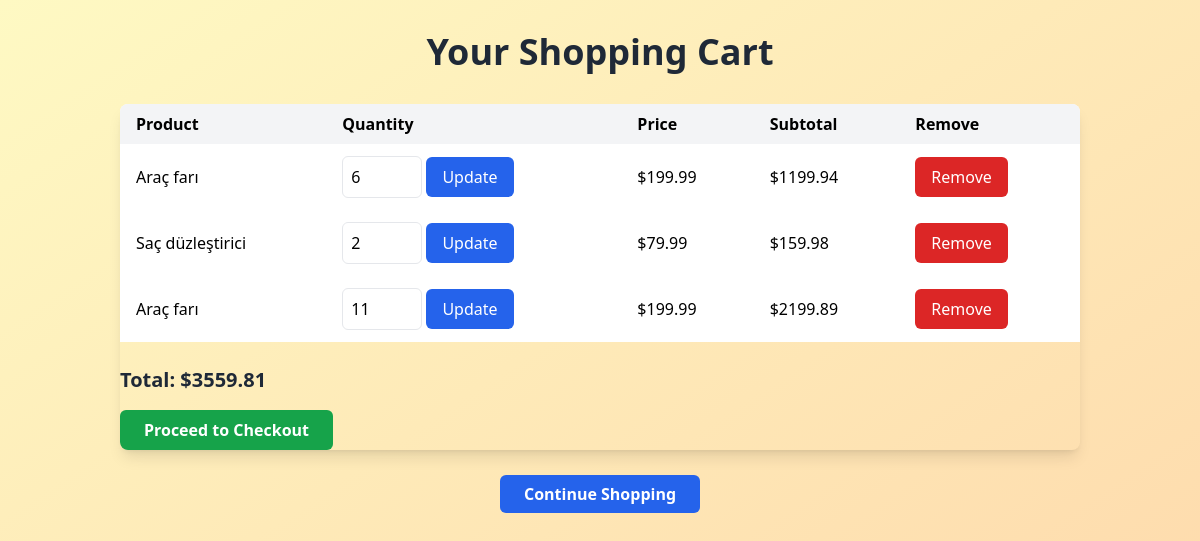
Page /cart/ on the committed database.
### store/models.py (models this page shows, shortened)
class Product(models.Model):
    CATEGORY_CHOICES = [
        ('electronics', 'Electronics'),
        ('fashion', 'Fashion'),
        ('books', 'Books'),
        ('home', 'Home & Kitchen'),
        ('toys', 'Toys & Games'),
        ('sports', 'Sports & Outdoors'),
        ('health', 'Health & Beauty'),
        ('automotive', 'Automotive'),
        ('groceries', 'Groceries'),
        ('office', 'Office Supplies'),
    ]
    name = models.CharField(max_length=200)
    description = models.TextField(blank=True, null=True)
    price = models.DecimalField(max_digits=10, decimal_places=2)
    stock = models.PositiveIntegerField()
    image = models.ImageField(upload_to="products/", blank=True, null=True)
    category = models.CharField(
        max_length=50,
        choices=CATEGORY_CHOICES,
        default='electronics'  # Varsayılan kategori
    )
    created_at = models.DateTimeField(auto_now_add=True)
    user = models.ForeignKey(User, on_delete=models.SET_NULL, null=True, blank=True)

### store/views.py (the view)
# urls.py: path('cart/', views.cart_view, name='cart_view'),
def cart_view(request):
    if request.user.is_authenticated:
        cart_items = Cart.objects.filter(user=request.user)
    else:
        cart_items = Cart.objects.filter(session_key=request.session.session_key)
    cart_details = []
    total_price = 0
    for item in cart_items:
        subtotal = item.product.price * item.quantity
        total_price += subtotal
        cart_details.append({
            "product": item.product,
            "quantity": item.quantity,
            "price": item.product.price,
            "subtotal": subtotal,
            "pk": item.pk,
        })
    return render(request, "store/cart.html", {
        "cart_details": cart_details,
        "total_price": total_price,
    })

### store/templatetags/custom_filters.py (called while the page is built)
@register.filter
def multiply(value, arg):
    try:
        return float(value) * float(arg)
    except (ValueError, TypeError):
        return 0

### store/templates/store/cart.html (shortened to what this page needs)
<!DOCTYPE html>
{% load custom_filters %}
<html lang="tr">
<head>
    <script src="https://cdn.tailwindcss.com"></script>
</head>
<body class="bg-gradient-to-br from-yellow-100 to-orange-200 font-sans">
    <div class="container mx-auto p-8 min-h-screen flex flex-col">
        <div class="text-center mb-8">
            <h1 class="text-4xl font-extrabold text-gray-800">Your Shopping Cart</h1>
        </div>
        {% if cart_details %}
            <div class="overflow-x-auto shadow-lg rounded-lg">
                <table class="min-w-full bg-white table-auto border-collapse">
                    <thead class="bg-gray-100">
                        <tr>
                            <th class="py-2 px-4 text-left">Product</th>
                            <th class="py-2 px-4 text-left">Quantity</th>
                            <th class="py-2 px-4 text-left">Price</th>
                            <th class="py-2 px-4 text-left">Subtotal</th>
                            <th class="py-2 px-4 text-left">Remove</th>
                        </tr>
                    </thead>
                    <tbody>
                        {% for item in cart_details %}
                            <tr class="hover:bg-gray-50">
                                <td class="py-3 px-4">{{ item.product.name }}</td>
                                <td class="py-3 px-4">
                                    <form action="{% url 'update_cart' pk=item.pk %}" method="POST" class="inline-block">
                                        <input type="number" name="quantity" value="{{ item.quantity }}" min="1" class="border rounded-md p-2 w-20" />
                                        <button type="submit" class="px-4 py-2 bg-blue-600 text-white rounded-md hover:bg-blue-700 transition duration-200">Update</button>
                                    </form>
                                </td>
                                <td class="py-3 px-4">${{ item.product.price }}</td>
                                <td class="py-3 px-4">${{ item.product.price|multiply:item.quantity|floatformat:2 }}</td>
                                <td class="py-3 px-4">
                                    <form action="{% url 'remove_from_cart' pk=item.pk %}" method="POST" class="inline-block">
                                        <button type="submit" class="px-4 py-2 bg-red-600 text-white rounded-md hover:bg-red-700 transition duration-200">Remove</button>
                                    </form>
                                </td>
                            </tr>
                        {% endfor %}
                    </tbody>
                </table>
                <h2 class="mt-6 text-xl font-semibold text-gray-800">Total: ${{ total_price|floatformat:2 }}</h2>
                <a href="{% url 'checkout' %}" class="mt-4 inline-block py-2 px-6 bg-green-600 text-white font-semibold rounded-md hover:bg-green-700 transition duration-300">
                    Proceed to Checkout
                </a>
            </div>
        {% else %}
            <p class="text-center text-gray-700 text-lg">Your cart is empty.</p>
        {% endif %}
        <div class="text-center mt-8">
            <a href="{% url 'product_list' %}" class="px-6 py-2 bg-blue-600 text-white font-semibold rounded-md hover:bg-blue-700 transition duration-300">
                Continue Shopping
            </a>
        </div>
    </div>
</body>
</html>

### rows in the picture
Product: product.name "Araç farı", quantity "6", product.price "199.99", product.price|multiply "1199.94", quantity "11", product.price|multiply "2199.89"
Product: product.name "Saç düzleştirici", quantity "2", product.price "79.99", product.price|multiply "159.98"

### other values in the picture
{{ total_price|floatformat:2 }} "3559.81"
